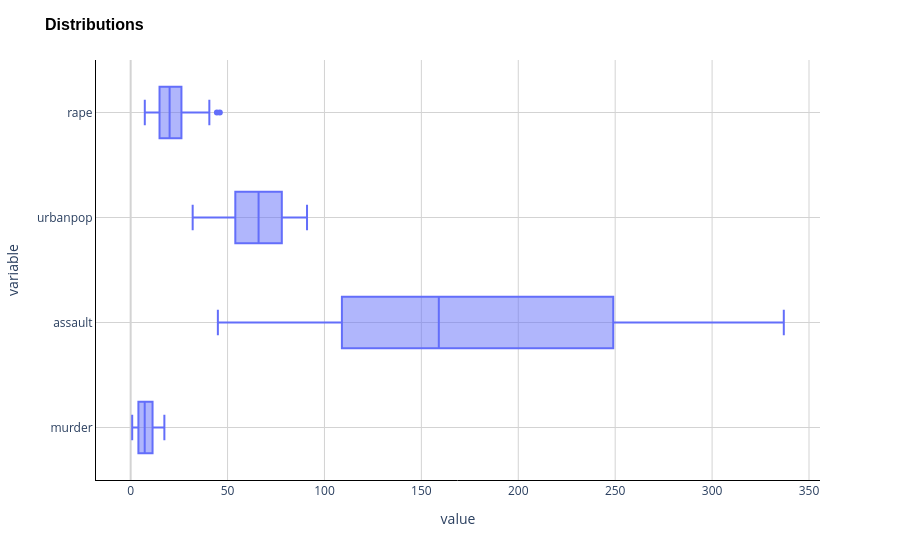

Notebook source saved alongside this figure:
### Markdown cell above
Graficamos las distribuciones de todas las features. A primera vista podemos ver que las variables tienen diferentes escalas, lo que podría generar problemas con el algoritmo, ya que depende de las distancias.

### Code cell
figure = px.box(df, orientation='h')
figure.update_layout(
    title='Distributions',
    title_font=dict(size=16, family='Arial', color='black', weight='bold'),
    yaxis=dict(showgrid=True, gridcolor='LightGray', showline=True, linecolor='Black', zeroline=True, zerolinecolor='LightGray'),
    xaxis=dict(showgrid=True, gridcolor='LightGray', showline=True, linecolor='Black', zeroline=True, zerolinecolor='LightGray'),
    plot_bgcolor='white'
)
figure.show()

### Figure 1 — Plotly figure (JSON) as saved in the notebook; plotly's stock layout.template omitted (floating-point values rounded to 4 significant figures; data arrays with more than 128 entries replaced by an {"elided": "..."} marker saying what was removed)
{"data": [{"alignmentgroup": "True", "hovertemplate": "value=%{x}<br>variable=%{y}<extra></extra>", "legendgroup": "", "marker": {"color": "#636efa"}, "name": "", "notched": false, "offsetgroup": "", "orientation": "h", "showlegend": false, "type": "box", "x": {"elided": "200 float values"}, "x0": " ", "xaxis": "x", "y": {"elided": "200 str values"}, "y0": " ", "yaxis": "y"}], "layout": {"boxmode": "group", "legend": {"tracegroupgap": 0}, "margin": {"t": 60}, "plot_bgcolor": "white", "title": {"font": {"color": "black", "family": "Arial", "size": 16, "weight": "bold"}, "text": "Distributions"}, "xaxis": {"anchor": "y", "domain": [0, 1], "gridcolor": "LightGray", "linecolor": "Black", "showgrid": true, "showline": true, "title": {"text": "value"}, "zeroline": true, "zerolinecolor": "LightGray"}, "yaxis": {"anchor": "x", "domain": [0, 1], "gridcolor": "LightGray", "linecolor": "Black", "showgrid": true, "showline": true, "title": {"text": "variable"}, "zeroline": true, "zerolinecolor": "LightGray"}}}
